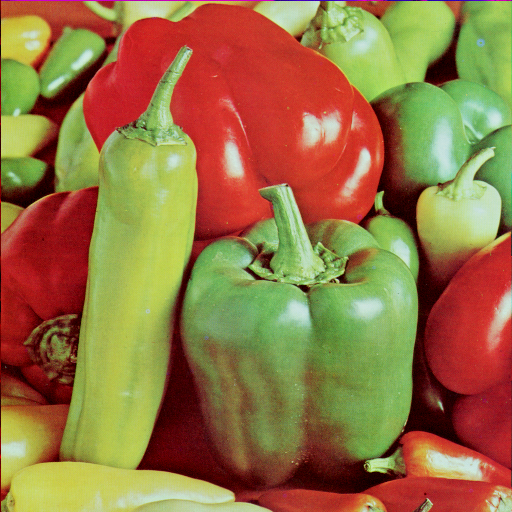
#> input picture 01_Einführung/peppers_4.2.07.png, 512 x 512 px
$ jupyter execute '01_Einführung_Lösung.ipynb'
#> lines starting #> are read from the running program, lines starting #| are printed output that depends on the picture
# Bildverarbeitung in Python
Bibliotheken für Bildverarbeitung in Python sind unter anderem Pillow und OpenCV.
Zum grundlegen Verständnis werden wir anfangs die Operationen mit ```numpy``` und ```matplotlib``` ausführen.

Hier werden relevante Bibliotheken importiert:

[cell 1]
import numpy as np
import cv2
import matplotlib.pyplot as plt
from PIL import Image

### Import und Anzeigen eines Testbildes

Für die Übungen verwenden wir das klassische Testbild **Peppers** from the [USC-SIPI Image Database](https://sipi.usc.edu/database/).

Mehr Informationen zur Repräsentation von Bildern mit Pillow inklusive der Argumente `size`, `mode`:
https://pillow.readthedocs.io/en/latest/handbook/concepts.html

Nach der Konvertierung in ein NumPy-Array, können wir das Bild als Matrix bearbeiten und mit [`plt.imshow()`](https://matplotlib.org/stable/api/_as_gen/matplotlib.pyplot.imshow.html) anzeigen. `Matplotlib` verarbeitet dabei unterschiedliche Datentypen: Während **Integer-Werte** standardmäßig im klassischen 8-Bit-Bereich von [0,255] interpretiert werden, müssen **Floats** auf den Bereich [0,1] normalisiert sein. Über die Argumente `vmin=0, vmax=255` lässt sich der Wertebereich starr eingrenzen, um eine automatische Skalierung zu verhindern. Das Argument `cmap='gray'` sorgt dafür, dass einkanalige Daten als echtes Graustufenbild ausgegeben werden.

[cell 2]
# Import des Bildes
img  = Image.open("peppers_4.2.07.png")
#> img is the input picture: PIL image 512x512 RGB; mean R, G, B 149.8, 115.6, 66.5

# Bildeigenschaften
print("Format: ", img.format)
#| Format:  PNG
print("Größe: ", img.size)
#| Größe:  (512, 512)
print("Modus: ", img.mode)
#| Modus:  RGB

# Konvertierung zu NumPy-Array
img = np.asarray(img)
print("Array-Shape: ", img.shape)
#| Array-Shape:  (512, 512, 3)
print("Datentyp: ", img.dtype)
#| Datentyp:  uint8
print("Beispielpixel [y, x]: ", img[100, 100])
#| Beispielpixel [y, x]:  [194  28  36]
print("Pixelwerte:\n", img)
#> (printed output is left out)

# Anzeigen
plt.imshow(img)
plt.axis("off");

### Aufgabe Graustufen - Einfache Mittelwertbildung

Ein Graustufenbild besitzt für jedes Pixel nur **einen** Intensitätswert, während ein RGB-Bild drei Kanalwerte besitzt.

Berechnen Sie aus dem RGB-Bild ein Graustufenbild, indem Sie den Mittelwert der drei Farbkanäle entlang der Kanalachse bilden.

Tipp: Achten Sie auf die Dimensionen des Arrays: `H × W × 3` soll zu `H × W` werden.

[cell 3]
# Hier die Berechnung der Graustufenwerte
img_gray = np.mean(img, axis=2)

# Anzeigen des Bildes
plt.imshow(img_gray, cmap="grey", vmin=0, vmax=255)

Die Mittelwertmethode ist einfach, berücksichtigt aber nicht die unterschiedliche spektrale Empfindlichkeit des menschlichen Sehens. Grün trägt stärker zur wahrgenommenen Helligkeit bei als Blau.

Eine häufig verwendete Näherung für die Luminanz (Maß für Helligkeit von Bildpunkten) ist daher

$Y = 0.299R + 0.587G + 0.114B$.

Berechnen Sie das Graustufenbild nun mit dieser gewichteten Summe.

**Hinweis:** Die Koeffizienten beziehen sich auf die Kanalreihenfolge RGB. Diese Gewichtung entspricht der Helligkeitskomponente (Y) des [YCbCr-Farbmodells](https://de.wikipedia.org/wiki/YCbCr-Farbmodell) (nach dem etablierten Standard ITU-R BT.601).

[cell 4]
# Gewichtete Graustufenumwandlung
img_gray_weighted = 0.299*img[:,:,0] + 0.587*img[:,:,1] + 0.114*img[:,:,2]

# Anzeigen des Bildes
plt.imshow(img_gray_weighted, cmap='gray', vmin=0, vmax=255)

Die gewichtete Luminanz berücksichtigt die unterschiedliche Empfindlichkeit des menschlichen Sehens gegenüber den drei Farbkanälen und liefert daher eine plausiblere Graustufendarstellung als die einfache Mittelwertbildung.

Auch bei `cv2.COLOR_RGB2GRAY` wird deshalb eine gewichtete Konversion verwendet.

Beim Vergleich mit der einfachen Mittelwertbildung sind Unterschiede erkennbar, die Darstellung bleibt insgesamt jedoch sehr ähnlich.

Wichtig ist außerdem, dass ein **Graustufenbild pro Pixel weiterhin genau einen Helligkeitswert** enthält, anstatt drei Farbkanäle wie ein RGB-Bild.

### Aufgabe – Graustufenumwandlung mit OpenCV

Führen Sie die Graustufenkonversion nun mit der OpenCV-Funktion cv2.cvtColor() und der Konvertierungsoption cv2.COLOR_RGB2GRAY durch. Vergleichen Sie das Ergebnis mit den vorherigen Methoden und beurteilen Sie, ob sich Unterschiede ergeben.

[cell 5]
# Gewichtete Graustufenumwandlung
img_gray_cv = cv2.cvtColor(img, cv2.COLOR_RGB2GRAY)

# Anzeigen des Bildes
plt.imshow(img_gray_cv, cmap='gray', vmin=0, vmax=255)

OpenCV verwendet für die Graustufenkonversion ebenfalls die gewichtete Berechnung

(Y = 0.299R + 0.587G + 0.114B).

Das Ergebnis sollte daher grundsätzlich der zuvor selbst berechneten gewichteten Luminanz entsprechen und deutlich näher an dieser als an der einfachen Mittelwertbildung liegen. Je nach Datentyp und numerischer Umsetzung können sich bei einzelnen Pixeln geringfügige Rundungsunterschiede ergeben; die Ergebnisse können aber auch vollständig übereinstimmen.

### Aufgabe Spiegelung

Spiegeln Sie `img_gray` an einer **vertikalen Achse**, sodass links und rechts vertauscht werden.

Implementieren Sie die Operation zunächst selbst und verwenden Sie **keine** fertigen Funktionen wie [`np.flip()`](https://numpy.org/doc/2.3/reference/generated/numpy.flip.html) oder [`cv2.flip()`](https://docs.opencv.org/4.x/d2/de8/group__core__array.html).

Überlegen Sie vor dem Programmieren:
- Welche Dimension entspricht der Bildhöhe?
- Welche Dimension entspricht der Bildbreite?
- Welche Pixelposition muss mit welcher Position vertauscht werden?

Für die Spiegelung **links ↔ rechts** bleibt **$y$ gleich**, aber **$x$ wird gespiegelt**.

Mathematisch wird aus der Position $x$ die neue Position:

$$
x_{\text{neu}} = n - 1 - x
$$

[cell 6]
# Speichern der Bilddimensionen in den Variablen m und n
m, n = img_gray.shape
#> m = 512; n = 512
print("Höhe m =", m)
#| Höhe m = 512
print("Breite n =", n)
#| Breite n = 512

[cell 7]
# Spiegelung an der vertikalen Achse

# Option 1: Jeden Pixel an seine gespiegelte Position schreiben
img_mir = np.zeros_like(img_gray) # übernimmt Form und dtype

for y in range(m):
    for x in range(n):
        img_mir[y, n-1-x] = img_gray[y, x]
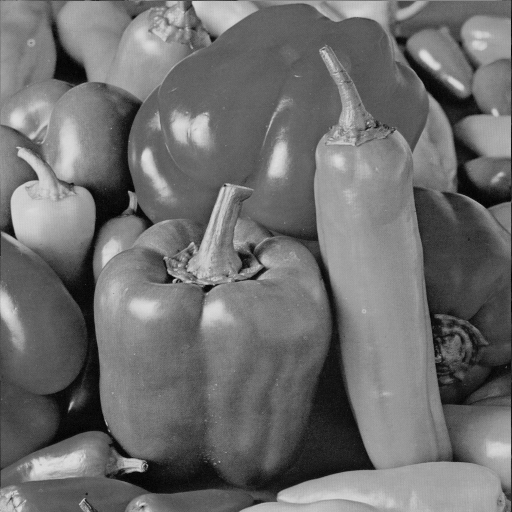
#> img_mir: shape (512, 512) float64; min 0, max 224.3, mean 110.6

# Anzeigen des Bildes
plt.imshow(img_mir, cmap="grey", vmin=0, vmax=255)

[cell 8]
# Option 2: Für jeden Pixel im neuen Bild den passenden Pixel aus dem Original holen
img_mir = np.zeros((m, n)) # Achtung: dtype = float64, in dem Fall passend zu img_gray

for i in range(img_mir.shape[0]):
    for j in range(img_mir.shape[1]):
        img_mir[i, j] = img_gray[i, n - j - 1]

# Option 3: Alle Zeilen nehmen und innerhalb jeder Zeile die Spalten umdrehen
img_mir = img_gray[:, ::-1]

# Anzeigen des Bildes
plt.imshow(img_mir, cmap="gray", vmin=0, vmax=255)

### Aufgabe Rotieren

Rotieren Sie das Bild um 90° nach links.

[cell 9]
# Option 1: Rotation um 90° nach links
img_rot90 = np.zeros((n, m)) #Dimensionen vertauscht

for y in range(m):
    for x in range(n):
        img_rot90[n - 1 - x, y] = img_gray[y, x]
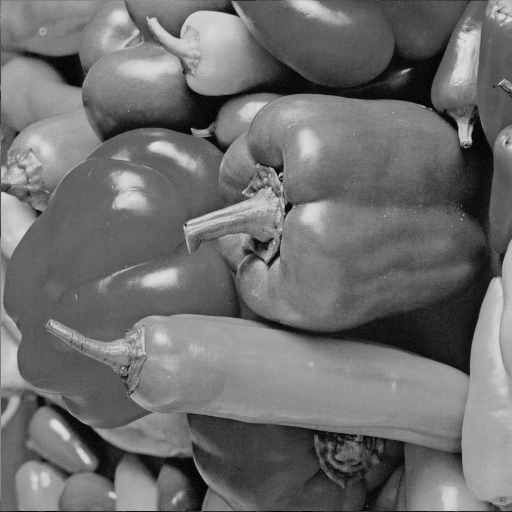
#> img_rot90: shape (512, 512) float64; min 0, max 224.3, mean 110.6

# Anzeigen des Bildes
plt.imshow(img_rot90, cmap="gray", vmin=0, vmax=255)

[cell 10]
# Option 2: Für jeden Pixel im neuen Bild den passenden Pixel aus dem Original holen
img_rot90 = np.zeros((n,m)) #Dimensionen vertauscht

for i in range(img_rot90.shape[0]):
    for j in range(img_rot90.shape[1]):
        img_rot90[i, j] = img_gray[j, m - i - 1]

# Option 3: Transponieren und anschließend die Zeilen umdrehen
img_rot90 = img_gray.T[::-1,:]


# Anzeigen des Bildes
plt.imshow(img_rot90, cmap="gray", vmin=0, vmax=255)

Rotieren Sie das Bild um 180°.

Bei **180°** bleiben Höhe und Breite gleich, also bleibt die Dimension `(m, n)` erhalten.

Die Pixelposition wird dabei an **beiden Achsen gespiegelt**:

$$
[y, x] \rightarrow [y_{\text{neu}}, x_{\text{neu}}]
$$

Dabei gilt:

$$
y_{\text{neu}} = m - 1 - y
$$

$$
x_{\text{neu}} = n - 1 - x
$$

[cell 11]
# Option 1: Rotation um 180°
img_rot180 = np.zeros((m, n))

for y in range(m):
    for x in range(n):
        img_rot180[m - 1 - y, n - 1 - x] = img_gray[y, x]
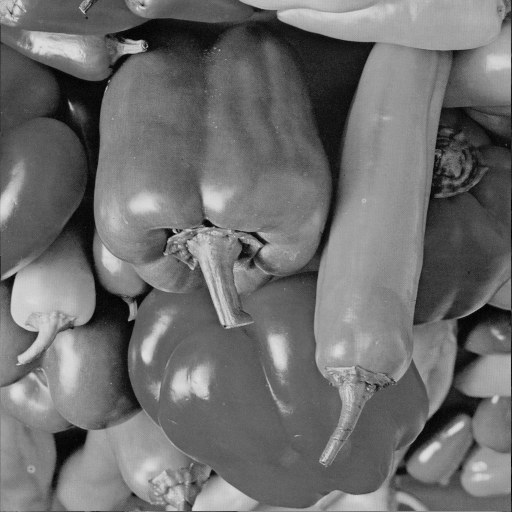
#> img_rot180: shape (512, 512) float64; min 0, max 224.3, mean 110.6

# Anzeigen des Bildes
plt.imshow(img_rot180, cmap="gray", vmin=0, vmax=255)

[cell 12]
# Option 2: Für jeden Pixel im neuen Bild den passenden Pixel aus dem Original holen
img_rot180 = np.zeros((m, n))

for i in range(img_rot180.shape[0]):
    for j in range(img_rot180.shape[1]):
        img_rot180[i, j] = img_gray[m - i - 1, n - j - 1]

# Option 3: Zeilen und Spalten umdrehen
img_rot180 = img_gray[::-1,::-1]

# Anzeigen des Bildes
plt.imshow(img_rot180, cmap="gray", vmin=0, vmax=255)

Rotieren Sie das Bild um 90° nach rechts.

[cell 13]
# Option 1: Rotation um 90° nach rechts
img_rot270 = np.zeros((n, m))

for y in range(m):
    for x in range(n):
        img_rot270[x, m - 1 - y] = img_gray[y, x]
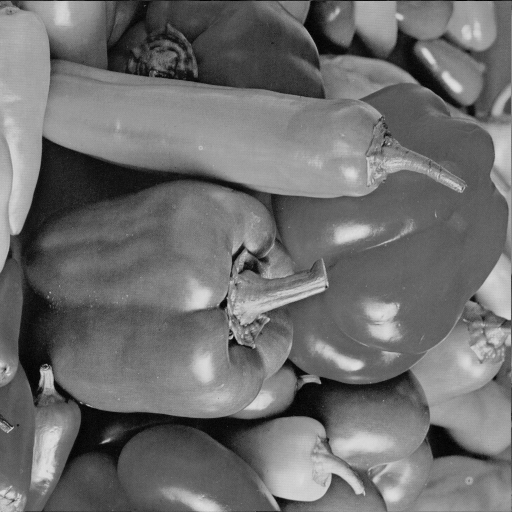
#> img_rot270: shape (512, 512) float64; min 0, max 224.3, mean 110.6

# Anzeigen des Bildes
plt.imshow(img_rot270, cmap="gray", vmin=0, vmax=255)

[cell 14]
# Option 2: Für jeden Pixel im neuen Bild den passenden Pixel aus dem Original holen
img_rot270 = np.zeros((n,m)) #Dimensionen vertauscht

for i in range(img_rot270.shape[0]):
    for j in range(img_rot270.shape[1]):
        img_rot270[i, j] = img_gray[m - j - 1, i]

# Option 3: Transponieren und anschließend die Spalten umdrehen
img_rot270 = img_gray.T[:, ::-1]

# Anzeigen des Bildes
plt.imshow(img_rot270, cmap="gray", vmin=0, vmax=255)

### Aufgabe Transformationen mit NumPy und OpenCV

Die oben selbst implementierten Transformationen zeigen, dass Bildoperationen letztlich **Operationen auf Array-Indizes** sind.
Für reale Anwendungen lassen sie sich auch mit fertigen
Bibliotheksfunktionen aus **NumPy** und **OpenCV** durchführen.

Für Spiegelungen stehen beispielsweise `np.flip()` und `cv2.flip()` zur Verfügung.
Für Rotationen können `np.rot90()` und `cv2.rotate()` verwendet werden.

**Dokumentation:**

- [`np.flip()`](https://numpy.org/doc/2.1/reference/generated/numpy.flip.html)
- [`cv2.flip()`](https://docs.opencv.org/4.x/d2/de8/group__core__array.html#gaca7be533e3dac7feb70fc60635adf441)
- [`np.rot90()`](https://numpy.org/doc/stable/reference/generated/numpy.rot90.html)
- [`cv2.rotate()`](https://docs.opencv.org/4.x/d2/de8/group__core__array.html#ga4ad01c0978b0ce64baa246811deeac24)

Setzen Sie die folgenden beiden Transformationen mithilfe der angegebenen
Funktionen um und vergleichen Sie die Ergebnisse mit Ihren eigenen Implementierungen.

Spiegeln Sie `img_gray` horizontal mit `np.flip()`.

[cell 15]
# Horizontale Spiegelung mit np.flip()
img_mir = np.flip(img_gray, axis=1) # Spalten werden umgedreht, also links und rechts vertauscht


# Anzeigen des Bildes
plt.imshow(img_mir, cmap="gray", vmin=0, vmax=255)

Rotieren Sie `img_gray` um 90° nach rechts mit `cv2.rotate()`.

[cell 16]
# Rotation um 90° nach rechts mit cv2.rotate()
img_rot270 = cv2.rotate(img_gray, cv2.ROTATE_90_CLOCKWISE)

# Anzeigen des Bildes
plt.imshow(img_rot270, cmap="gray", vmin=0, vmax=255)

## Aufgabe: Farbkanäle

Ein RGB-Bild besitzt drei Farbkanäle:

- **R**: Rot
- **G**: Grün
- **B**: Blau

Erzeugen Sie drei neue Bilder:

- ein Bild, in dem nur der **rote Kanal** aktiv ist,
- ein Bild, in dem nur der **grüne Kanal** aktiv ist,
- ein Bild, in dem nur der **blaue Kanal** aktiv ist.

Die beiden jeweils anderen Kanäle sollen mit Nullen gefüllt werden.

**Tipp:** Verwenden Sie [`np.stack()`](https://numpy.org/doc/stable/reference/generated/numpy.stack.html), um die einzelnen Kanäle wieder zu einem RGB-Bild zusammenzufügen.

Achten Sie darauf, dass die erzeugten Bilder weiterhin die Form `H × W × 3` und einen passenden Datentyp besitzen.### Aufgabe Farbkanäle
Trennen Sie die Farbkanäle sodass je ein rotes, grünes und blaues Bild daraus resultieren.
Um diese entsprechend anzuzeigen, müssen die anderen Farbkanäle mit Nullen gefüllt sein.

Tipp: [`np.stack()`](https://numpy.org/doc/stable/reference/generated/numpy.stack.html) verknüpft mehrere Arrays miteinander. Das Argument `axis` wählt die korrekte Achse aus.
Vorsicht bezüglich der Datentypen beim Verknüpfen.

[cell 17]
# Aufteilung der Farbkanäle
R = img[:, :, 0]
G = img[:, :, 1]
B = img[:, :, 2]

# Nullmatrix mit gleicher Höhe, Breite und gleichem Datentyp wie das Bild
# Dadurch bleiben die Farbkanäle und die Nullen beim Verknüpfen kompatibel
zeros = np.zeros((m, n), dtype=img.dtype)

# Verknüpfen der Farbkanäle zu drei RGB-Bildern
# axis=2 legt die Farbkanäle in die dritte Dimension
img_r = np.stack((R, zeros, zeros), axis=2)
img_g = np.stack((zeros, G, zeros), axis=2)
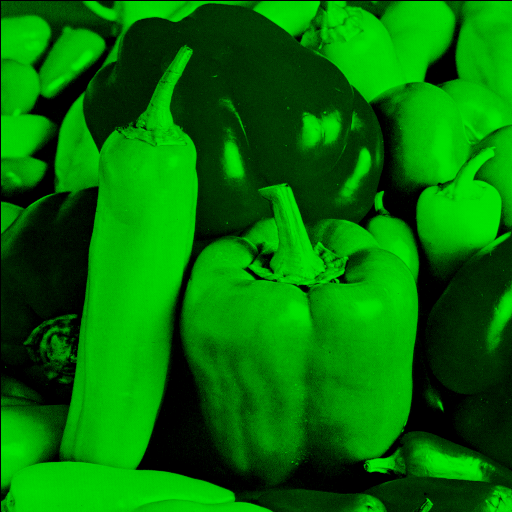
#> img_g: shape (512, 512, 3); mean of channels 0, 1, 2 0, 115.6, 0; drawn as R, G, B
img_b = np.stack((zeros, zeros, B), axis=2)
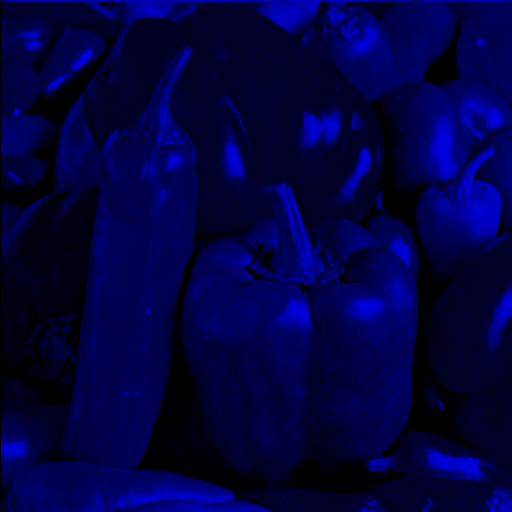
#> img_b: shape (512, 512, 3); mean of channels 0, 1, 2 0, 0, 66.5; drawn as R, G, B

# Anzeigen der Bilder
plt.figure(figsize=(10, 3))

plt.subplot(1, 3, 1)
plt.imshow(img_r)
plt.title("Rot")
plt.axis("off")

plt.subplot(1, 3, 2)
plt.imshow(img_g)
plt.title("Grün")
plt.axis("off")

plt.subplot(1, 3, 3)
plt.imshow(img_b)
plt.title("Blau")
plt.axis("off")

## Aufgabe: HSV-Farbraum

Konvertieren Sie das RGB-Bild in den **HSV-Farbraum**.

HSV beschreibt eine Farbe mit drei Komponenten:

- **Hue (H)**: Farbton
- **Saturation (S)**: Sättigung
- **Value (V)**: Helligkeit

Verwenden Sie für die Konvertierung eine passende Funktion aus **OpenCV**.

Stellen Sie anschließend die drei HSV-Komponenten als separate Bilder dar.

Weitere Informationen zur HSV-Konvertierung finden Sie in der
[OpenCV-Dokumentation](https://docs.opencv.org/4.x/de/d25/imgproc_color_conversions.html).

**Tipp:** Für Farbraumkonvertierungen in OpenCV wird `cv2.cvtColor()` verwendet.

[cell 18]
# Konvertierung von RGB nach HSV
# OpenCV erwartet bei cvtColor für RGB -> HSV den Code COLOR_RGB2HSV
img_hsv = cv2.cvtColor(img, cv2.COLOR_RGB2HSV)
#> img_hsv: shape (512, 512, 3); mean H, S, V 41.4, 162.5, 165.9

# Aufteilung der HSV-Kanäle
H = img_hsv[:, :, 0]
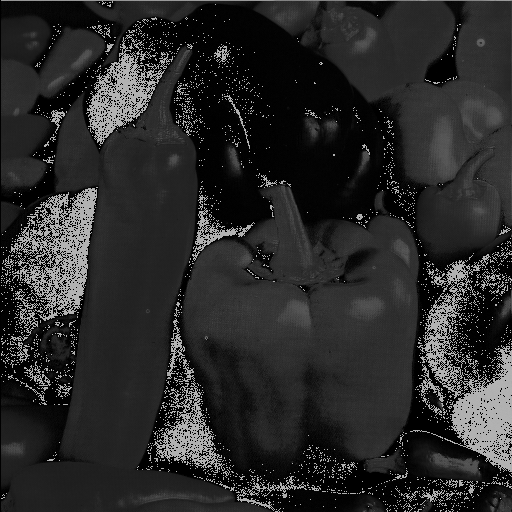
#> H: shape (512, 512); min 0, max 179, mean 41.4
S = img_hsv[:, :, 1]
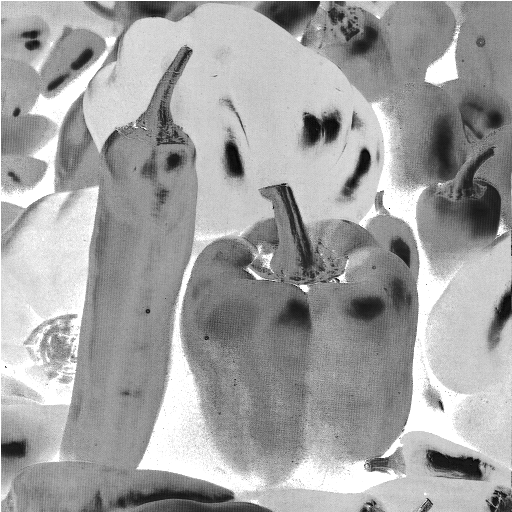
#> S: shape (512, 512); min 0, max 255, mean 162.5
V = img_hsv[:, :, 2]
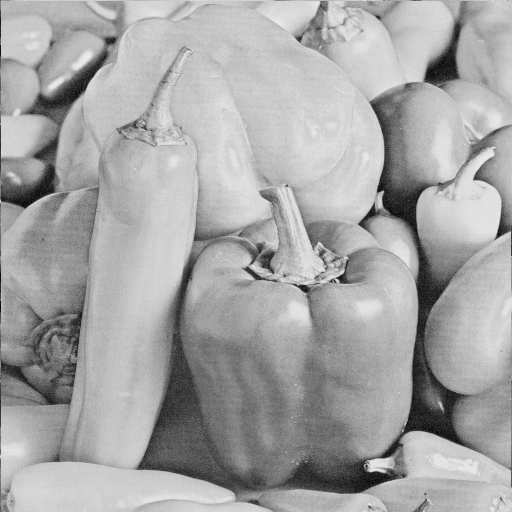
#> V: shape (512, 512); min 0, max 237, mean 165.9

# Anzeigen der HSV-Kanäle
plt.figure(figsize=(10, 3))

plt.subplot(1, 3, 1)
plt.title("Hue")
plt.imshow(H, cmap="hsv")
plt.axis("off")

plt.subplot(1, 3, 2)
plt.title("Saturation")
plt.imshow(S, cmap="gray")
plt.axis("off")

plt.subplot(1, 3, 3)
plt.title("Value")
plt.imshow(V, cmap="gray")
plt.axis("off")

- **Hue** zeigt, welcher Farbton vorliegt bzw. wo er auf dem Farbspektrum liegt.

- **Saturation** zeigt, wie stark eine Farbe gesättigt ist. Hohe Werte stehen für kräftige, reine Farben, niedrige Werte für blasse Farben bis hin zu Grau.

- **Value** beschreibt die Helligkeit. Im Gegensatz zum Graustufenbild wird hier nicht der Mittelwert der RGB-Kanäle verwendet, sondern der maximale RGB-Wert.

**Hinweis:** OpenCV verwendet für HSV bei `uint8` eine eigene Skalierung der
Werte. Insbesondere wird der Hue-Wert auf den Bereich `0–179` abgebildet,
während Saturation und Value im Bereich `0–255` liegen.

## Aufgabe: Histogramm

Das Histogramm beschreibt die Häufigkeitsverteilung der Pixelwerte.

Erstellen Sie ein Histogramm für das Graustufenbild `img_gray`.

Das Histogramm soll für jeden möglichen Bildwert zählen, wie häufig dieser
im Bild vorkommt.

Berechnen Sie für jeden möglichen Grauwert, wie oft er im Bild vorkommt. Anschließend normieren Sie die Häufigkeiten durch die Gesamtzahl der Pixel.

**Tipp:** Eine einfache Möglichkeit ist die Verwendung von zwei verschachtelten
Schleifen über die Bildpunktkoordinaten. Der jeweilige Bildwert kann dabei
direkt als Index des Histogramms verwendet werden.

[cell 19]
# Anzahl der möglichen Grauwerte bei einem 8-Bit-Bild
greyvalues = 2**8

# Ganzzahlige Grauwerte für die Verwendung als Histogramm-Index
img_hist = img_gray.astype(int)

# Histogramm initialisieren
# Jeder Eintrag zählt, wie oft der entsprechende Grauwert vorkommt
hist = np.zeros(greyvalues, dtype=int)

# Berechnung des Histogramms
for y in range(m):
    for x in range(n):
        hist[img_hist[y, x]] += 1

# Normalisierung
# Aus den absoluten Häufigkeiten werden relative Häufigkeiten
hist = hist / (m * n)

# Histogramm anzeigen
plt.figure(figsize=(10, 4))
plt.bar(range(greyvalues), hist)

plt.xlabel("Grauwert")
plt.ylabel("Relative Häufigkeit")
#> figure, not shown here; tallest bar 0.0141 high, from x = 98.6 to 99.4

## Aufgabe: Histogramm mit `plt.hist()`

Erstellen Sie das Histogramm des Graustufenbildes `img_gray` nun mit der
Matplotlib-Funktion `plt.hist()`.

Vergleichen Sie das Ergebnis mit dem zuvor selbst implementierten Histogramm.

**Tipp:** Verwenden Sie 256 Klassen (Bins), um die möglichen Grauwerte von
0 bis 255 abzudecken.

Weitere Informationen finden Sie in der
[Dokumentation von `plt.hist()`](https://matplotlib.org/stable/api/_as_gen/matplotlib.pyplot.hist.html).

[cell 20]
# Histogramm mit plt.hist()
plt.figure(figsize=(10, 4))

plt.hist(img_gray.ravel(), bins=256, range=(0, 256), density=True)

plt.xlabel("Grauwert")
plt.ylabel("Relative Häufigkeit")
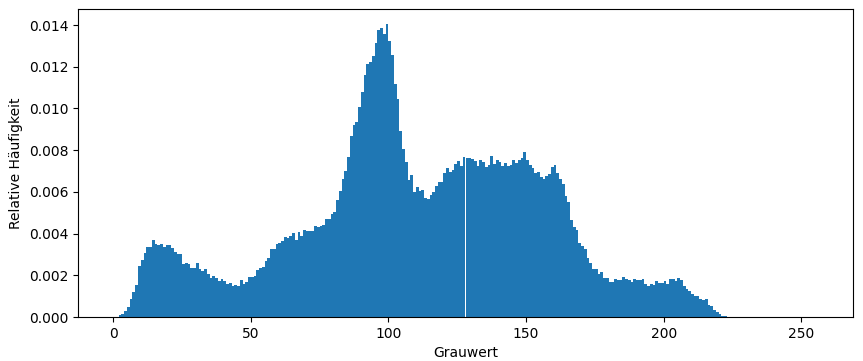
#> figure drawn by matplotlib, 1 panel; tallest bar 0.0141 high, from x = 99 to 100
